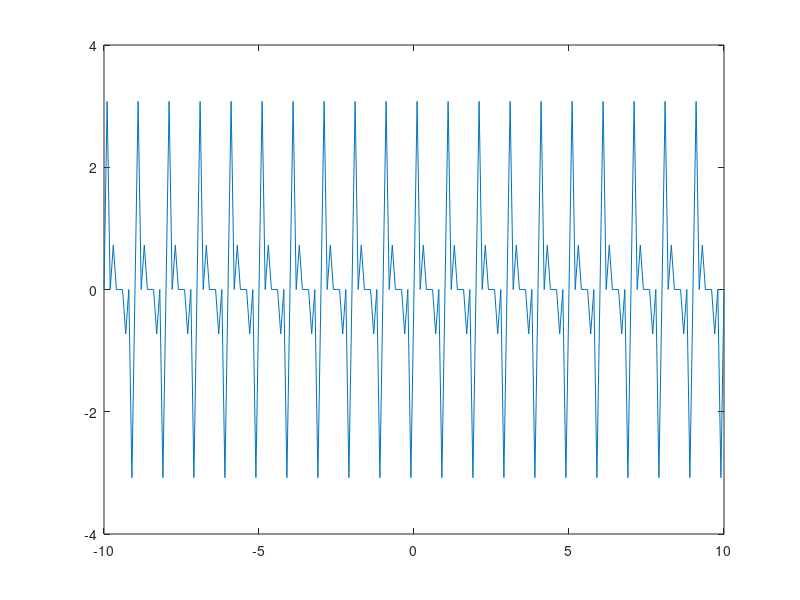

Write MATLAB code to recreate this figure.
clear;
t = -10:0.1:10;
Y = zeros(1, length(t));

for i = 1:5
    y = sin(2 * pi * t * i);
    Y = Y + y;
end

plot(t,Y);